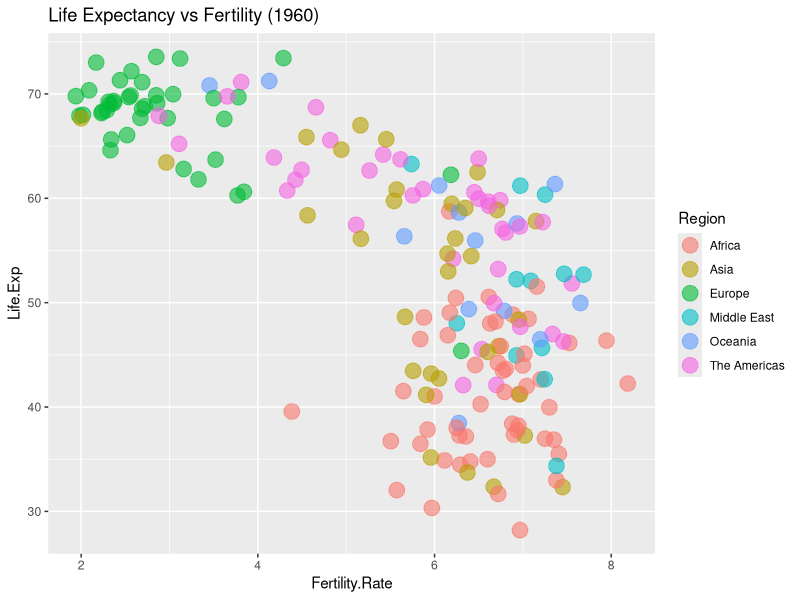
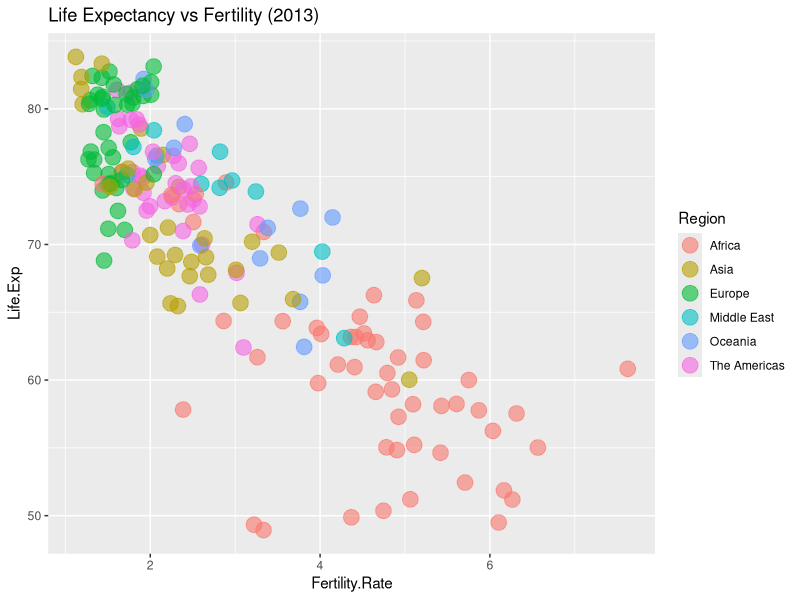

These charts were generated, in order, by the following R code:
## ---- chunk 1

# Read the CSV file
data <- read.csv('data/life-exp-fertility-data.csv') # 374 record +1 for labels

# Filter data for the year 1960
data_1960 <- subset(data, Year == 1960) # 187 record for 1960

# Filter data for the year 2013
data_2013 <- subset(data, Year == 2013) # 187 record for 2013

# Assign values to the vectors
Country_Code <- data_1960$Country.Code # select the country code 
Life_Expectancy_At_Birth_1960 <- data_1960$Life.Expectancy # records for 1960
Life_Expectancy_At_Birth_2013 <- data_2013$Life.Expectancy # records for 2013

# Display the first few values of each vector
print(Country_Code)
print(Life_Expectancy_At_Birth_1960)
print(Life_Expectancy_At_Birth_2013)

# Explore the data
head(data) # Check the first 6 rows of the data frame
tail(data) # Check the last 6 rows of the data frame
str(data) # Check the structure of the data frame
summary(data) # Check the summary of the data
data$Year # Access the 'Year' column of the data frame
temp <- factor(data$Year) # Convert 'Year' column to a factor
temp # Display the levels of the factor variable 'Year'


# Filter the dataframes
data1960 <- data[data$Year==1960,]
data2013 <- data[data$Year==2013,]

# Check row counts
nrow(data1960) #187 rows
nrow(data2013) #187 rows. Equal split.

# Create the additional dataframes
add1960 <- data.frame(Code=Country_Code, Life.Exp=Life_Expectancy_At_Birth_1960)
add2013 <- data.frame(Code=Country_Code, Life.Exp=Life_Expectancy_At_Birth_2013)

# Check summaries
summary(add1960)
summary(add2013)

# Merge the pairs of dataframes  
merged1960 <- merge(data1960, add1960, by.x="Country.Code", by.y="Code")
merged2013 <- merge(data2013, add2013, by.x="Country.Code", by.y="Code")

# Check the new structures
str(merged1960)
str(merged2013)

# We can see an obsolete column in each of the merged dataframes
# Column "Year" is no longer required. Let's remove it
merged1960$Year <- NULL
merged2013$Year <- NULL

# Check structures again
str(merged1960)
str(merged2013)

# Assuming you are using the dplyr package for data manipulation
library(dplyr)

# Check structures using pipe operator
merged1960 %>%
  str()

merged2013 %>%
  str()

# Visualization time
library(ggplot2)

# Visualize the 1960 dataset
qplot(data=merged1960, x=Fertility.Rate, y=Life.Exp,
      colour=Region, # colour
      size=I(5), # Set the size of the points to a fixed value of 5 units
      alpha=I(0.6), # transparency
      main="Life Expectancy vs Fertility (1960)" #title
)

# Visualize the 2013 dataset
qplot(data=merged2013, x=Fertility.Rate, y=Life.Exp,
      colour=Region, # colour
      size=I(5), # Set the size of the points to a fixed value of 5 units
      alpha=I(0.6), # transparency
      main="Life Expectancy vs Fertility (2013)" #title
)
